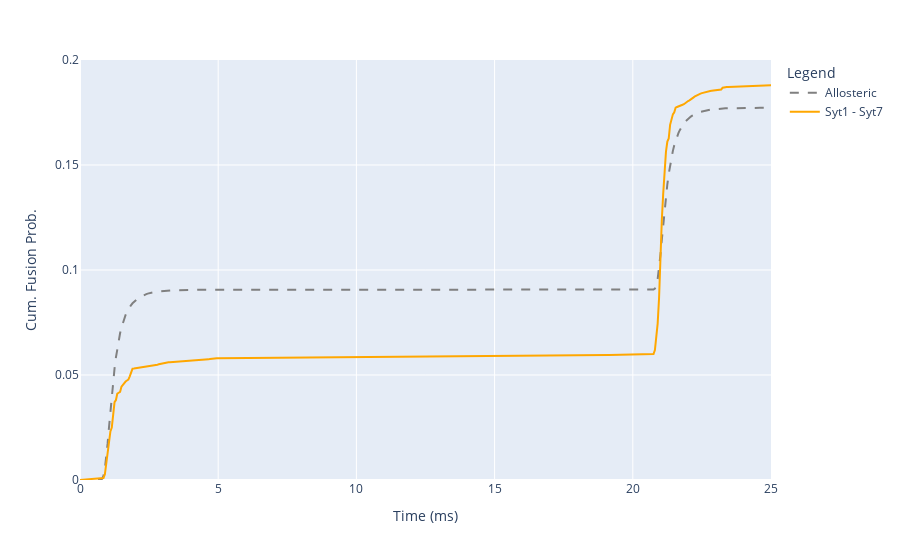

Notebook code for this chart:
### Code cell
fig = px.line()

fig.add_scatter(x=allosteric_ap_sim['timestamp'], y=allosteric_ap_sim['probability']['Fused'],
mode='lines', line={'color':allo_col, 'dash':'dash'}, name='Allosteric')

fig.add_scatter(x=clamp_ap_sim['timestamp'], y=clamp_ap_sim['probability']['Fused'],
mode='lines', line={'color':clamp_col, 'dash':'solid'}, name=clamp_model.name)

fig.update_layout(
    legend = {'title': 'Legend'},
    xaxis = {'title': 'Time (ms)', 'range': [0, 25]},
    yaxis = {'title': 'Cum. Fusion Prob.', 'range': [0, 0.2]},
    hovermode='x'
)

fig.show()

### Figure 1 — Plotly figure (JSON) as saved in the notebook; plotly's stock layout.template omitted (floating-point values rounded to 4 significant figures; data arrays with more than 128 entries replaced by an {"elided": "..."} marker saying what was removed)
{"data": [{"hovertemplate": "<extra></extra>", "legendgroup": "", "line": {"color": "#636efa", "dash": "solid"}, "marker": {"symbol": "circle"}, "mode": "lines", "name": "", "orientation": "v", "showlegend": false, "type": "scatter", "xaxis": "x", "yaxis": "y"}, {"line": {"color": "rgb(128,128,128)", "dash": "dash"}, "mode": "lines", "name": "Allosteric", "type": "scatter", "x": {"elided": "541 float values"}, "y": {"elided": "541 float values"}}, {"line": {"color": "rgb(255,167,0)", "dash": "solid"}, "mode": "lines", "name": "Syt1 - Syt7", "type": "scatter", "x": {"elided": "541 float values"}, "y": {"elided": "541 float values"}}], "layout": {"hovermode": "x", "legend": {"title": {"text": "Legend"}, "tracegroupgap": 0}, "margin": {"t": 60}, "xaxis": {"anchor": "y", "domain": [0, 1], "range": [0, 25], "title": {"text": "Time (ms)"}}, "yaxis": {"anchor": "x", "domain": [0, 1], "range": [0, 0.2], "title": {"text": "Cum. Fusion Prob."}}}}
